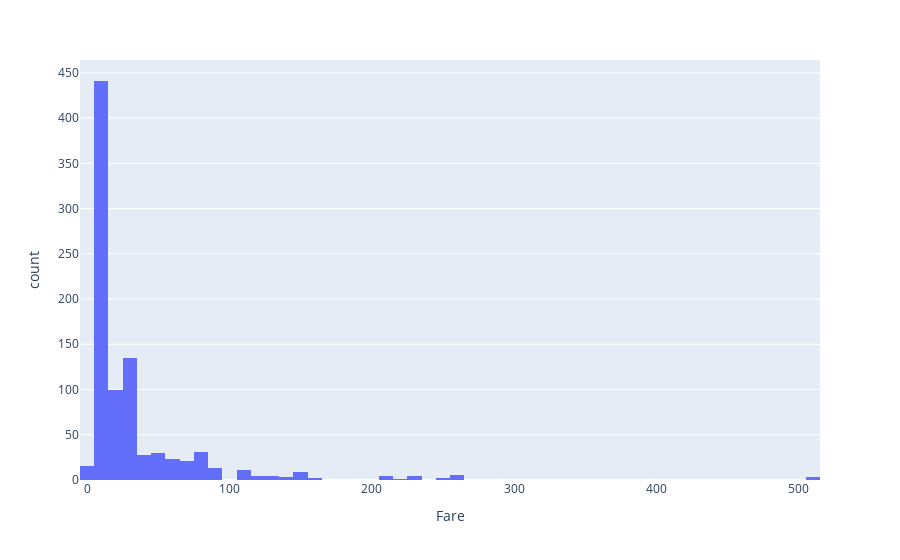

This figure's notebook cell:
### Markdown cell above
### Step 8. Create a histogram with the Fare payed

### Code cell
px.histogram(data_frame=titanic, x='Fare')

### Figure 1 — Plotly figure (JSON) as saved in the notebook; plotly's stock layout.template omitted (floating-point values rounded to 4 significant figures; data arrays with more than 128 entries replaced by an {"elided": "..."} marker saying what was removed)
{"data": [{"alignmentgroup": "True", "bingroup": "x", "hovertemplate": "Fare=%{x}<br>count=%{y}<extra></extra>", "legendgroup": "", "marker": {"color": "#636efa", "pattern": {"shape": ""}}, "name": "", "offsetgroup": "", "orientation": "v", "showlegend": false, "type": "histogram", "x": {"elided": "891 float values"}, "xaxis": "x", "yaxis": "y"}], "layout": {"autosize": true, "barmode": "relative", "legend": {"tracegroupgap": 0}, "margin": {"t": 60}, "xaxis": {"anchor": "y", "autorange": true, "domain": [0, 1], "range": [-5, 515], "title": {"text": "Fare"}, "type": "linear"}, "yaxis": {"anchor": "x", "autorange": true, "domain": [0, 1], "range": [0, 464.2], "title": {"text": "count"}}}}
